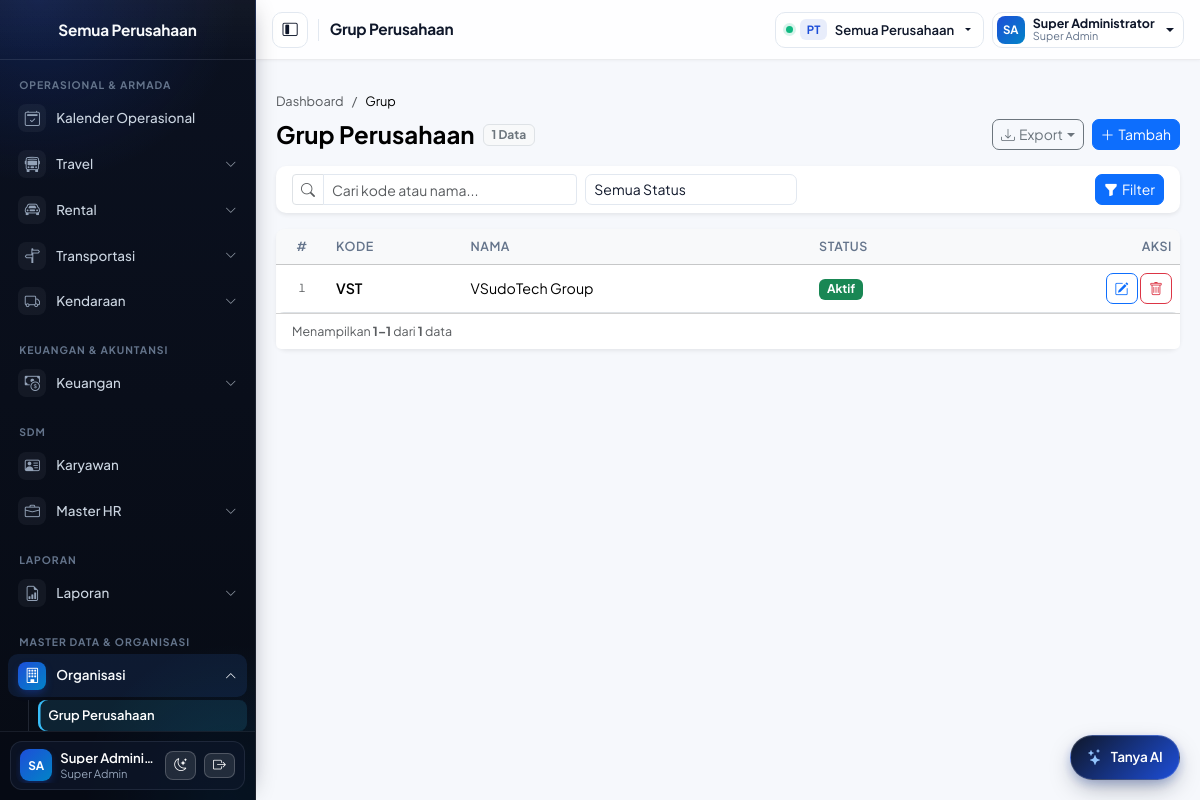
The page /pages/groups/index.php (signed in) on the database as committed earlier.
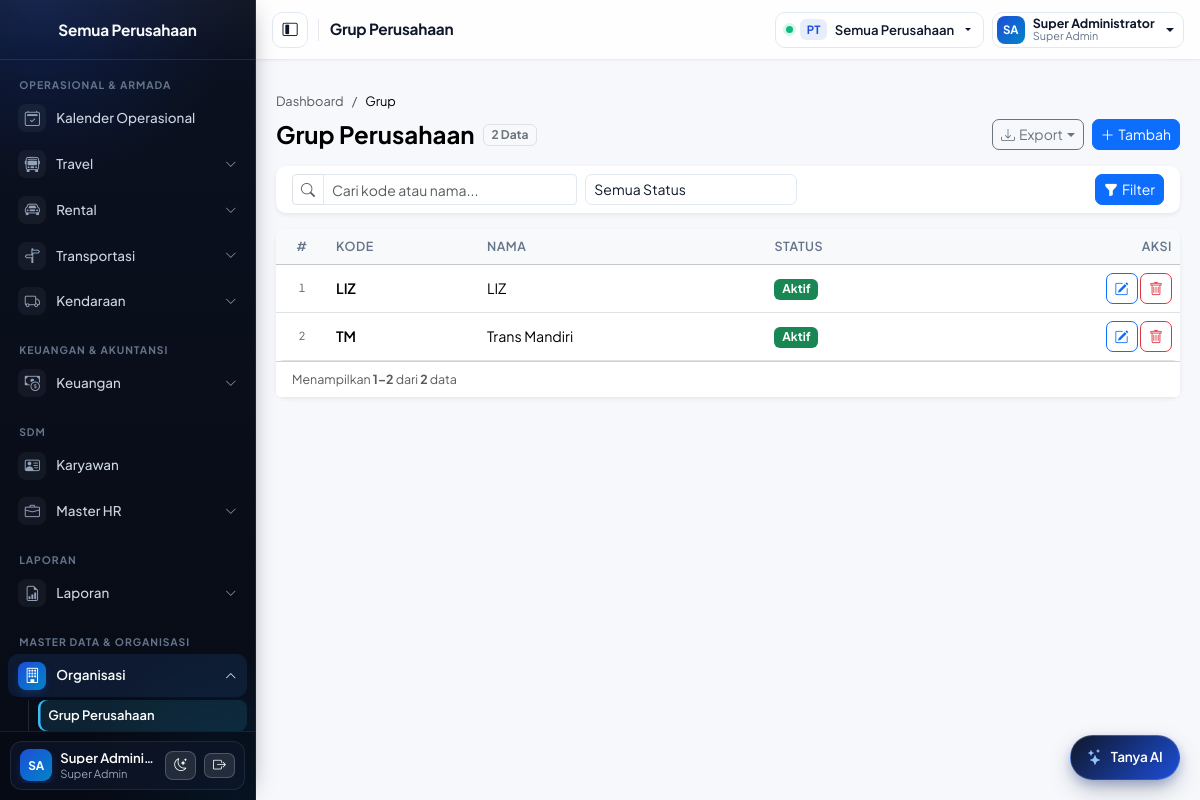
The same page on the database as committed later.
### tables this page shows
CREATE TABLE `groups` (
  `id` INT(11) NOT NULL AUTO_INCREMENT,
  `code` VARCHAR(15) NOT NULL,
  `name` VARCHAR(255) NOT NULL,
  `note` VARCHAR(2000) DEFAULT NULL,
  `is_active` TINYINT(1) NOT NULL DEFAULT 1,
  `created_user` VARCHAR(255) DEFAULT NULL,
  `created_date` DATETIME NOT NULL DEFAULT CURRENT_TIMESTAMP,
  `modified_user` VARCHAR(255) DEFAULT NULL,
  `modified_date` DATETIME DEFAULT NULL,
  PRIMARY KEY (`id`),
  UNIQUE KEY `uq_groups_code` (`code`)
);

### includes/auth.php (called while the page is built, shortened)
<?php
function is_super_admin(): bool
{
    return ($_SESSION['role_name'] ?? '') === 'Super Admin';
}
function can(string $permission): bool
{
    if (is_super_admin()) {
        return true;
    }
    return in_array($permission, $_SESSION['permissions'] ?? [], true);
}
function accessible_companies(bool $force_refresh = false): array
{
    $is_sa = is_super_admin() ? 1 : 0;
    if ($is_sa) {
        $rows = db()->query('SELECT id, code, name, logo FROM companies WHERE is_active = 1 ORDER BY name')->fetch_all(MYSQLI_ASSOC);
    }
    return $rows;
}

### config/database.php (called while the page is built, shortened)
<?php
function db(): mysqli
{
    static $conn = null;
    if ($conn instanceof mysqli) {
        return $conn;
    }
    try {
        $conn = new mysqli(DB_HOST, DB_USER, DB_PASS, DB_NAME);
        $conn->set_charset('utf8mb4');
    } catch (mysqli_sql_exception $e) {
        http_response_code(500);
        error_log('DB connection failed: ' . $e->getMessage());
        exit('Koneksi database gagal. Periksa konfigurasi.');
    }
    return $conn;
}

### includes/grid_export.php (called while the page is built, shortened)
<?php
function ui_export_actions(?array $extra_query = null): array
{
    $q = $_GET;
    unset($q['page'], $q['export']);
    $xlsx_url = '?' . http_build_query(array_merge($q, ['export' => 'xlsx']));
    $pdf_url  = '?' . http_build_query(array_merge($q, ['export' => 'pdf']));
    return [
        [
            'label' => 'Export',
            'icon'  => 'download',
            'class' => 'btn btn-outline-secondary btn-sm dropdown-toggle',
            'items' => [
                [
                    'label'      => 'Excel (.xlsx)',
                    'icon'       => 'file-earmark-excel',
                    'icon_class' => 'text-success',
                    'href'       => $xlsx_url,
                ],
                [
                    'label'      => 'PDF (.pdf)',
                    'icon'       => 'file-earmark-pdf',
                    'icon_class' => 'text-danger',
                    'href'       => $pdf_url,
                ],
            ],
        ],
    ];
}

### pages/groups/index.php (the view, shortened to what the changed rows need)
<?php
$where = '1=1';
$types = '';
$params = [];
$st = db()->prepare("SELECT COUNT(*) FROM groups WHERE {$where}");
$st->execute();
$total = (int) $st->get_result()->fetch_row()[0];
$p = paginate($total, (int) ($_GET['page'] ?? 1));
$st = db()->prepare("SELECT id, code, name, is_active FROM groups WHERE {$where} ORDER BY code LIMIT ? OFFSET ?");
if ($types !== '') {
    $st->bind_param($types . 'ii', ...[...$params, $p['per_page'], $p['offset']]);
} else {
    $st->bind_param('ii', $p['per_page'], $p['offset']);
}
$st->execute();
$rows = $st->get_result()->fetch_all(MYSQLI_ASSOC);
$header_actions = ui_export_actions();
if (can('groups.manage')) {
    $header_actions[] = ['label' => 'Tambah', 'icon' => 'plus-lg', 'href' => 'pages/groups/form.php', 'class' => 'btn btn-primary btn-sm'];
}
require __DIR__ . '/../../includes/header.php';
?>
<main class="col-12 col-md-9 col-lg-10 p-3 p-lg-4">
    <?= ui_page_header(
        'Grup Perusahaan',
        ['Dashboard' => 'pages/dashboard/index.php', 'Grup' => null],
        [['text' => number_format($total, 0, ',', '.') . ' Data', 'class' => 'bg-light text-secondary border']],
        $header_actions
    ) ?>
    <div class="card shadow-sm border-0">
        <div class="table-responsive">
            <table class="table table-hover mb-0 align-middle">
                <thead class="table-light"><tr><th class="text-center" style="width: 52px;">#</th><th>Kode</th><th>Nama</th><th>Status</th><th class="text-end">Aksi</th></tr></thead>
                <tbody>
                <?php foreach ($rows as $idx => $r): ?>
                    <tr>
                        <td class="text-center text-muted small"><?= number_format($p['offset'] + $idx + 1, 0, ',', '.') ?></td>
                        <td class="fw-semibold"><?= e($r['code']) ?></td>
                        <td><?= e($r['name']) ?></td>
                        <td><span class="badge bg-<?= $r['is_active'] ? 'success' : 'secondary' ?>"><?= $r['is_active'] ? 'Aktif' : 'Nonaktif' ?></span></td>
                        <td class="text-end text-nowrap">
                            <?php if (can('groups.manage')): ?>
                                <a class="btn btn-sm btn-outline-primary" href="<?= e(APP_URL) ?>/pages/groups/form.php?id=<?= (int) $r['id'] ?>" title="Ubah" aria-label="Ubah"><i class="bi bi-pencil-square"></i></a>
                                <form method="post" action="<?= e(APP_URL) ?>/pages/groups/delete.php" class="d-inline" onsubmit="return confirm('Hapus grup ini?')">
                                    <button type="submit" class="btn btn-sm btn-outline-danger" title="Hapus" aria-label="Hapus"><i class="bi bi-trash"></i></button>
                                </form>
                            <?php endif; ?>
                        </td>
                    </tr>
                <?php endforeach; ?>
                </tbody>
            </table>
        </div>
        <div class="card-footer bg-white d-flex flex-wrap justify-content-between align-items-center gap-2 py-2">
            <div class="small text-muted">
                <?php if ($total > 0): ?>
                    Menampilkan <strong><?= number_format($p['offset'] + 1, 0, ',', '.') ?>&ndash;<?= number_format(min($total, $p['offset'] + count($rows)), 0, ',', '.') ?></strong> dari <strong><?= number_format($total, 0, ',', '.') ?></strong> data
                <?php else: ?>
                    Total <strong>0</strong> data
                <?php endif; ?>
            </div>
        </div>
    </div>
</main>
<?php require __DIR__ . '/../../includes/footer.php'; ?>

### includes/sidebar.php (shortened to what the changed rows need)
<?php
$active = $active ?? '';
if (!function_exists('super_admin_menu')) {
    function super_admin_menu(array $item): bool
    {
        return empty($item['admin_only']) || is_super_admin();
    }
}
if (!function_exists('sidebar_perm_ok')) {
    function sidebar_perm_ok($perm): bool
    {
        if ($perm === null) {
            return true;
        }
        if (is_array($perm)) {
            foreach ($perm as $p) {
                if (can((string) $p)) {
                    return true;
                }
            }
            return false;
        }
        return can((string) $perm);
    }
}
if (!function_exists('sidebar_is_active')) {
    function sidebar_is_active(array $item, string $active): bool
    {
        if (!empty($item['keys']) && in_array($active, $item['keys'], true)) {
            return true;
        }
        return false;
    }
}
$req_path = parse_url($_SERVER['REQUEST_URI'] ?? '', PHP_URL_PATH) ?: '';
?>
<nav id="sidebar" class="sidebar d-flex flex-column flex-shrink-0 p-0">
  <div class="nav-scroll">
    <ul class="nav nav-pills flex-column px-2 py-2">
      <?php
      $last_section = null;
      foreach ($menu as $m):
          $visible_sub = [];
          if (!empty($m['sub'])) {
              $visible_sub = array_filter($m['sub'], fn($s) =>
                  super_admin_menu($s) && sidebar_perm_ok($s['perms'] ?? null));
          }
          $sec = $m['section'] ?? '';
          if ($sec !== '' && $sec !== 'Utama' && $sec !== $last_section):
              $last_section = $sec;
      ?>
          <li class="sidebar-section"><?= e($sec) ?></li>
      <?php endif; ?>
      <?php if (!empty($m['sub'])):
          $is_open = sidebar_is_active($m, $active);
      ?>
          <li class="nav-item">
            <a class="nav-link text-white d-flex align-items-center<?= $is_open ? ' has-active' : '' ?>"
               data-bs-toggle="collapse" href="#menu-<?= e($m['key']) ?>" role="button"
               aria-expanded="<?= $is_open ? 'true' : 'false' ?>"
               aria-controls="menu-<?= e($m['key']) ?>">
              <span class="sidebar-icon"><i class="bi bi-<?= e($m['icon']) ?>" aria-hidden="true"></i></span>
              <span class="sidebar-label"><?= e($m['label']) ?></span>
              <i class="bi bi-chevron-down ms-auto small"></i>
            </a>
            <div class="collapse<?= $is_open ? ' show' : '' ?>" id="menu-<?= e($m['key']) ?>">
              <ul class="nav flex-column sidebar-tree">
                <?php foreach ($visible_sub as $s):
                    $s_href_clean = explode('?', $s['href'])[0];
                    $s_dir = dirname($s_href_clean);
                    $is_index_entry = basename($s_href_clean) === 'index.php';
                    $req_base = basename($req_path);
                    $req_dir  = str_replace('\\', '/', dirname($req_path));
                    $sub_active = (!empty($s['key']) && $s['key'] === $active)
                        || ($req_path !== '' && (
                            str_ends_with($req_path, '/' . $s_href_clean)
                            || ($is_index_entry && $s_dir !== '.' && str_ends_with($req_dir, '/' . $s_dir) && in_array($req_base, ['index.php', 'form.php', 'detail.php', 'view.php'], true))
                        ));
                ?>
                  <li class="nav-item">
                    <a href="<?= e(APP_URL . '/' . $s['href']) ?>"
                       class="nav-link text-white sidebar-sub<?= $sub_active ? ' active' : '' ?>"><?= e($s['label']) ?></a>
                  </li>
                <?php endforeach; ?>
              </ul>
            </div>
          </li>
      <?php else: ?>
          <li class="nav-item">
            <a href="<?= e(APP_URL . '/' . $m['href']) ?>"
               class="nav-link text-white d-flex align-items-center<?= sidebar_is_active($m, $active) ? ' active' : '' ?>">
              <span class="sidebar-icon"><i class="bi bi-<?= e($m['icon']) ?>" aria-hidden="true"></i></span>
              <span class="sidebar-label"><?= e($m['label']) ?></span>
            </a>
          </li>
      <?php endif; ?>
      <?php endforeach; ?>
    </ul>
  </div>
</nav>

### includes/functions.php (shortened to what the changed rows need)
<?php
function e(?string $s): string
{
    return htmlspecialchars((string) $s, ENT_QUOTES, 'UTF-8');
}
function resolve_per_page(int $default = PER_PAGE, array $allowed = [10, 20, 50, 100]): int
{
    $req = (int) ($_GET['per_page'] ?? $default);
    return in_array($req, $allowed, true) ? $req : $default;
}
function paginate(int $total, int $page = 1, ?int $per_page = null): array
{
    $total = max(0, $total);
    $per_page = max(1, min(100, $per_page ?? resolve_per_page()));
    $total_pages = max(1, (int) ceil($total / $per_page));
    $page = max(1, min($page, $total_pages));
    $offset = ($page - 1) * $per_page;
    return [
        'total' => $total,
        'per_page' => $per_page,
        'current' => $page,
        'total_pages' => $total_pages,
        'offset' => $offset,
        'from' => $total === 0 ? 0 : $offset + 1,
        'to' => $total === 0 ? 0 : min($total, $offset + $per_page),
    ];
}
function ui_breadcrumb(array $items): string
{
    $html = '<nav aria-label="breadcrumb" class="mb-2"><ol class="breadcrumb mb-0" style="font-size: 0.8rem;">';
    $keys = array_keys($items);
    $last = end($keys);
    foreach ($items as $label => $url) {
        if ($label === $last || empty($url)) {
            $html .= '<li class="breadcrumb-item active text-body-emphasis" aria-current="page">' . e($label) . '</li>';
        } else {
            $href = str_starts_with($url, 'http') ? $url : APP_URL . '/' . ltrim($url, '/');
            $html .= '<li class="breadcrumb-item"><a href="' . e($href) . '" class="text-decoration-none text-muted">' . e($label) . '</a></li>';
        }
    }
    $html .= '</ol></nav>';
    return $html;
}
function ui_page_header(string $title, array $breadcrumb = [], array $badges = [], array $actions = [], string $meta = ''): string
{
    $html = ui_breadcrumb($breadcrumb);
    $html .= '<div class="d-flex flex-wrap justify-content-between align-items-center gap-2 mb-3">';
    $html .= '<div class="d-flex align-items-center gap-2 flex-wrap">';
    $html .= '<h4 class="fw-bold mb-0 text-body-emphasis">' . e($title) . '</h4>';
    foreach ($badges as $b) {
        if (is_string($b) && $b !== '') {
            $html .= '<span class="badge bg-body-secondary text-body-secondary border px-2 py-1">' . e($b) . '</span>';
        } elseif (is_array($b) && !empty($b['text'])) {
            $cls = $b['class'] ?? 'bg-body-secondary text-body-secondary border';
            $html .= '<span class="badge ' . e($cls) . ' px-2 py-1">' . e($b['text']) . '</span>';
        }
    }
    $html .= '</div>';
    if (!empty($actions)) {
        $html .= '<div class="d-flex flex-wrap align-items-center gap-2">';
        foreach ($actions as $act) {
            if (!empty($act['items']) && is_array($act['items'])) {
                $cls = $act['class'] ?? 'btn btn-sm btn-outline-secondary dropdown-toggle';
                $icon = !empty($act['icon']) ? '<i class="bi bi-' . e($act['icon']) . ' me-1"></i>' : '';
                $html .= '<div class="dropdown">';
                $html .= '<button class="' . e($cls) . '" type="button" data-bs-toggle="dropdown" aria-expanded="false">' . $icon . e($act['label']) . '</button>';
                $html .= '<ul class="dropdown-menu dropdown-menu-end shadow-sm">';
                foreach ($act['items'] as $item) {
                    $ihref = (str_starts_with($item['href'], 'http') || str_starts_with($item['href'], '?'))
                        ? $item['href']
                        : APP_URL . '/' . ltrim($item['href'], '/');
                    $iicon = !empty($item['icon']) ? '<i class="bi bi-' . e($item['icon']) . ' me-2 ' . e($item['icon_class'] ?? '') . '"></i>' : '';
                    $itarget = !empty($item['target']) ? ' target="' . e($item['target']) . '"' . ($item['target'] === '_blank' ? ' rel="noopener"' : '') : '';
                    $html .= '<li><a class="dropdown-item small d-flex align-items-center py-1" href="' . e($ihref) . '"' . $itarget . '>' . $iicon . e($item['label']) . '</a></li>';
                }
                $html .= '</ul></div>';
                continue;
            }
            $cls = $act['class'] ?? 'btn btn-sm btn-outline-secondary';
            $icon = !empty($act['icon']) ? '<i class="bi bi-' . e($act['icon']) . ' me-1"></i>' : '';
            if (!empty($act['type']) && $act['type'] === 'submit') {
                $form_attr = !empty($act['form']) ? ' form="' . e($act['form']) . '"' : '';
                $html .= '<button type="submit"' . $form_attr . ' class="' . e($cls) . '">' . $icon . e($act['label']) . '</button>';
            } else {
                $href = (str_starts_with($act['href'] ?? '#', 'http') || str_starts_with($act['href'] ?? '#', '?'))
                    ? ($act['href'] ?? '#')
                    : APP_URL . '/' . ltrim($act['href'] ?? '#', '/');
                $target = !empty($act['target']) ? ' target="' . e($act['target']) . '"' . ($act['target'] === '_blank' ? ' rel="noopener"' : '') : '';
                $html .= '<a class="' . e($cls) . '" href="' . e($href) . '"' . $target . '>' . $icon . e($act['label']) . '</a>';
            }
        }
        $html .= '</div>';
    }
    $html .= '</div>';
    return $html;
}
require_once __DIR__ . '/grid_export.php';

Rows that differ between the two databases and show on the page:
added groups: offset "1", code "LIZ", name "LIZ", is_active "Aktif"
changed groups: offset "1" → "2"; code "VST" → "TM"; name "VSudoTech Group" → "Trans Mandiri"
Other text that changed with them:
min($total, $p['offset'] + count($rows)): "1" → "2"
$total: "1" → "2"
new list line: "2 Data"
list line gone: "1 Data"
